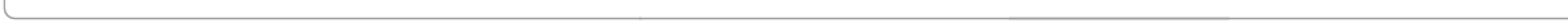
#> input picture addons/gdUnit4/src/update/assets/border_bottom.png, 1200 x 18 px (shown 2 times larger); its folder holds only this picture in this run
$ python board_preview.py ../../addons/gdUnit4/src/update/assets/border_bottom.png out.png
#> lines starting #> are read from the running program, lines starting #| are printed output that depends on the picture; after the words box and inside, x2 and y2 are one past the last pixel; in counts of white or black regions, pixels touching at a corner belong together
### tools/asset-pipeline/cutout.py
#!/usr/bin/env python3
"""Cut a generated image out of its background into an 8-bit+alpha PNG.

Post-work step between /asset-generate and placement under assets/art/ — art-bible
§8.1 keeps raws in art-source/, and units/structures must reach the runtime with a
real alpha channel (spec Format: "PNG 8-bit+alpha").

    python3 tools/asset-pipeline/cutout.py <src.png> <dst.png> [tol]

Requires numpy + Pillow (unlike comfyui_generate.py, which is stdlib-only).

How it works: flood-fills inward from the image border through pixels within `tol`
of the border colour. Deliberately NOT a global colour key — the fill is
connectivity-limited, so greys *inside* the subject (plating, panels, glass)
survive while only the surrounding field goes transparent.

★ THE BACKGROUND MUST CONTRAST WITH THE SUBJECT. Our structures are near-black
(#1B2130). A "pure black void background" render — which the art bible's stage
colour tempts you into prompting — is UNKEYABLE: subject and field share a value,
so the fill either stalls at the frame or floods through the building and eats it
(both verified on the HQ, 2026-08-18). Prompt a flat light-grey studio background
plus negatives `dark background, gradient background, vignette`; the dark stage
colour is applied in-engine and must never be baked into a sprite.

Gradient backgrounds also defeat this: a single-colour tolerance cannot cross one.
Neighbour-relative region growing walks gradients but then eats the dark subject —
force a FLAT background at generation time instead of post-processing around it.

Detached leftovers (cast shadows, stray props) can be dropped with
--largest-only; a shadow *touching* the subject is connected to it and will
survive, so re-roll the generation rather than attempting mask surgery.
"""
from __future__ import annotations

import argparse
import sys
from collections import deque

import numpy as np
from PIL import Image

# a keyable render's border field is a large fraction of the frame; below this the
# background probably does not contrast with the subject
MIN_BORDER_FRACTION = 0.15


def cutout(path: str, tol: int = 22, largest_only: bool = False,
           pockets: bool = False, deshadow: bool = False,
           ink_ratio: float = 0.5, sat_max: int = 40):
    """Return (RGBA image, background mask). Background pixels get alpha 0."""
    im = Image.open(path).convert("RGB")
    a = np.array(im).astype(np.int16)
    h, w, _ = a.shape

    ring = np.concatenate([a[0:6].reshape(-1, 3), a[-6:].reshape(-1, 3),
                           a[:, 0:6].reshape(-1, 3), a[:, -6:].reshape(-1, 3)])
    bg = np.median(ring, axis=0)
    near = np.abs(a - bg).max(axis=2) <= tol

    if near.mean() < MIN_BORDER_FRACTION:
        print(f"WARN {path}: only {near.mean() * 100:.0f}% of the frame matches the "
              f"border colour — the background may not contrast with the subject; "
              f"re-generate on a flat light background", file=sys.stderr)

    seen = np.zeros((h, w), bool)
    dq: deque = deque()

    def seed(y: int, x: int) -> None:
        if near[y, x] and not seen[y, x]:
            seen[y, x] = True
            dq.append((y, x))

    for x in range(w):
        seed(0, x)
        seed(h - 1, x)
    for y in range(h):
        seed(y, 0)
        seed(y, w - 1)

    walk = near
    if deshadow:
        walk = _shadow_walkable(a, bg, ink_ratio, sat_max)
        # re-seed: the relaxed field reaches border pixels the tight one skipped
        for x in range(w):
            _seed_into(walk, seen, dq, 0, x)
            _seed_into(walk, seen, dq, h - 1, x)
        for y in range(h):
            _seed_into(walk, seen, dq, y, 0)
            _seed_into(walk, seen, dq, y, w - 1)

    while dq:
        y, x = dq.popleft()
        for dy, dx in ((1, 0), (-1, 0), (0, 1), (0, -1)):
            ny, nx = y + dy, x + dx
            if 0 <= ny < h and 0 <= nx < w and walk[ny, nx] and not seen[ny, nx]:
                seen[ny, nx] = True
                dq.append((ny, nx))

    if pockets:
        seen |= _enclosed_pockets(walk, seen)

    alpha = np.where(seen, 0, 255).astype(np.uint8)
    rgba = np.dstack([a.astype(np.uint8), alpha])

    if largest_only:
        rgba = _keep_largest(rgba)

    return Image.fromarray(rgba, "RGBA"), seen


# [32 lines left out: functions _seed_into, _shadow_walkable, not called in this run]


def _enclosed_pockets(near: np.ndarray, seen: np.ndarray,
                      min_area: int = 24) -> np.ndarray:
    """Background-coloured regions the border fill could not reach.

    An infantry sprite encloses background between its legs and under its arms.
    Those pockets match the background colour but touch no frame edge, so the
    connectivity-limited border fill leaves them opaque — the sprite ships with a
    pale slab between its knees (verified on the first Trooper candidate,
    2026-08-19). Structures rarely enclose anything, which is why this went
    unnoticed through ASSET-001/005.

    Opt-in (`--pockets`), because the test is colour-only: a genuinely
    background-coloured area *inside* the subject is indistinguishable from a
    pocket. Safe for our units (mid-slate armour against a light-grey field);
    keep it off for anything with large pale interior panels.
    """
    pocket = near & ~seen
    if not pocket.any():
        return np.zeros_like(seen)
    try:
        from scipy import ndimage
        lab, n = ndimage.label(pocket)
        if not n:
            return np.zeros_like(seen)
        sizes = ndimage.sum(np.ones_like(lab), lab, range(1, n + 1))
        keep = {i + 1 for i, sz in enumerate(sizes) if sz >= min_area}
        out = np.isin(lab, list(keep)) if keep else np.zeros_like(seen)
    except ImportError:
        out = _label_pockets_bfs(pocket, min_area)
    if out.any():
        print(f"cleared {out.sum()} px of enclosed background pocket(s)")
    return out


# [24 lines left out: function _label_pockets_bfs, not called in this run]


def _keep_largest(rgba: np.ndarray) -> np.ndarray:
    """Drop every opaque blob but the biggest — kills detached shadows/props."""
    try:
        from scipy import ndimage
    except ImportError:
        print("WARN --largest-only needs scipy; skipping", file=sys.stderr)
        return rgba
    lab, n = ndimage.label(rgba[:, :, 3] > 0)
    if n > 1:
        sizes = ndimage.sum(np.ones_like(lab), lab, range(1, n + 1))
        main = int(np.argmax(sizes)) + 1
        rgba[:, :, 3] = np.where(lab == main, rgba[:, :, 3], 0)
        print(f"dropped {n - 1} detached fragment(s)")
    return rgba


def trim(img: Image.Image) -> Image.Image:
    """Crop to the opaque bounding box (sprite sheets want no dead margin)."""
    a = np.array(img)
    ys, xs = np.where(a[:, :, 3] > 0)
    if not len(ys):
        return img
    return img.crop((int(xs.min()), int(ys.min()), int(xs.max()) + 1, int(ys.max()) + 1))


# [33 lines left out: function main, not called in this run]


# [2 lines that do not run on import are left out]

### tools/asset-pipeline/board_preview.py
#!/usr/bin/env python3
"""Composite a generated asset onto the iso board at true sprite scale.

The review view that matters. A 1024x1024 hero render flatters everything — judge
a candidate there and you approve greeble that turns to mush and trim that vanishes
once the sprite is ~256px on a 128x64 tile. This cuts the candidate out, trims it,
scales it to a target width and drops it on a flat iso lattice in the stage colour,
which is what the player actually sees (art-bible §5.2 legibility, §8.3 author-large-
then-downscale).

    python3 tools/asset-pipeline/board_preview.py <src.png> <dst.png> [--width 256]

Requires numpy + Pillow (scipy optional, for --largest-only). Preview only — it
never writes into assets/.

Sizing: one tile is 128x64 (ASSET-006). A structure spanning 2 tiles is ~256px wide;
an infantry sprite is far smaller, so pass --width for the asset being judged rather
than trusting the default.
"""
from __future__ import annotations

import argparse
import os
import sys

from PIL import Image, ImageDraw

sys.path.insert(0, os.path.dirname(os.path.abspath(__file__)))
from cutout import cutout, trim  # noqa: E402

TILE_W, TILE_H = 128, 64
STAGE = (35, 42, 56)      # #232A38, the plain terrain tile
GRID_LINE = (52, 62, 82)  # a value-step up, matching the tile's edge treatment


def iso_lattice(width: int, height: int, cols: int, rows: int,
                origin_y: int) -> Image.Image:
    bg = Image.new("RGBA", (width, height), STAGE + (255,))
    d = ImageDraw.Draw(bg)
    ox = width // 2
    for r in range(rows):
        for c in range(cols):
            cx = ox + (c - r) * TILE_W // 2
            cy = origin_y + (c + r) * TILE_H // 2
            d.polygon([(cx, cy - TILE_H // 2), (cx + TILE_W // 2, cy),
                       (cx, cy + TILE_H // 2), (cx - TILE_W // 2, cy)],
                      outline=GRID_LINE + (255,))
    return bg


def preview(src: str, dst: str, target_w: int = 256, cols: int = 6, rows: int = 6,
            canvas=(900, 620), largest_only: bool = True) -> None:
    # units enclose background between their legs; always key those pockets
    img, _ = cutout(src, largest_only=largest_only, pockets=True)
    img = trim(img)
    scale = target_w / img.width
    img = img.resize((target_w, max(1, round(img.height * scale))), Image.LANCZOS)

    w, h = canvas
    bg = iso_lattice(w, h, cols, rows, origin_y=80)
    # ground-contact pivot (§8.4): the sprite's base sits on a tile centre
    bg.alpha_composite(img, (w // 2 - img.width // 2, 300 - img.height))
    bg.convert("RGB").save(dst)
    print(f"{dst}: sprite {img.width}x{img.height} on {TILE_W}x{TILE_H} tiles")


def main() -> None:
    p = argparse.ArgumentParser(description=__doc__,
                                formatter_class=argparse.RawDescriptionHelpFormatter)
    p.add_argument("src")
    p.add_argument("dst")
    p.add_argument("--width", type=int, default=256,
                   help="sprite width in px at board scale (default 256 = 2 tiles)")
    p.add_argument("--keep-fragments", action="store_true",
                   help="do not drop detached blobs (shows shadows/props as-is)")
    args = p.parse_args()
    preview(args.src, args.dst, args.width, largest_only=not args.keep_fragments)
#> in cutout, `im = Image.open(path).convert("RGB")`:
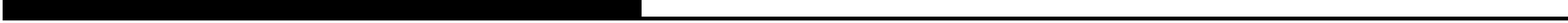
#> im: PIL image 1200x18 RGB (shown 2 times larger); values 158 (black) and 255 (white), 53.9% white; 1 black region, box (x1, y1, x2, y2) and area: (2, 0, 1200, 16) 9951
#> in cutout, `bg = np.median(ring, axis=0)`: bg = [255, 255, 255]
#> in _keep_largest, `lab, n = ndimage.label(rgba[:, :, 3] > 0)`: n = 1
#> in preview, `img, _ = cutout(src, largest_only=largest_only, pockets=True)`:
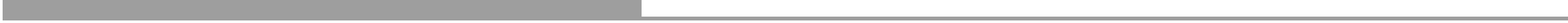
#> img: PIL image 1200x18 RGBA (shown 2 times larger); mean R, G, B, A 210.3, 210.3, 210.3, 117.5; transparent parts drawn white
#> in trim, `ys, xs = np.where(a[:, :, 3] > 0)`: ys = 9951 values from 0 to 15; xs = 9951 values, max 1199 at index 7554, min 2 at index 0, mean 374
#> in trim, `return img.crop((int(xs.min()), int(ys.min()), int(xs.max()) + 1, int(..`:
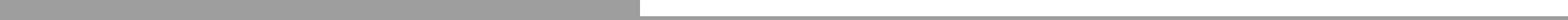
#> returned value: PIL image 1198x16 RGBA (shown 2 times larger); mean R, G, B, A 204.6, 204.6, 204.6, 132.4; transparent parts drawn white
#> in iso_lattice, `bg = Image.new("RGBA", (width, height), STAGE + (255,))`:
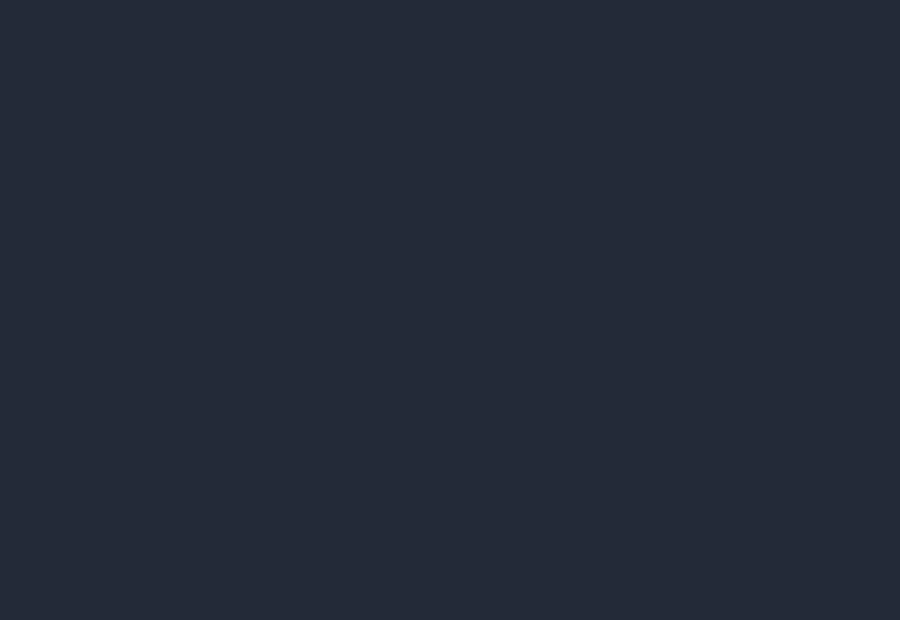
#> bg: PIL image 900x620 RGBA; mean R, G, B, A 35, 42, 56, 255
#| out.png: sprite 256x3 on 128x64 tiles


if __name__ == "__main__":
    main()

$ run again, on addons/gdUnit4/src/update/assets/border_top.png
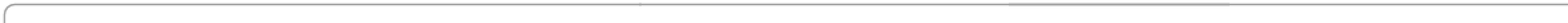
#> input picture addons/gdUnit4/src/update/assets/border_top.png, 1200 x 18 px (shown 2 times larger)
#> in cutout, `im = Image.open(path).convert("RGB")`:
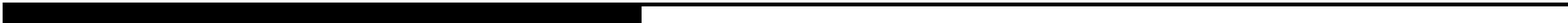
#> im: PIL image 1200x18 RGB (shown 2 times larger); values 158 (black) and 255 (white), 53.9% white; 1 black region, box (x1, y1, x2, y2) and area: (2, 2, 1200, 18) 9951
#> in cutout, `bg = np.median(ring, axis=0)`: bg = [255, 255, 255]
#> n = 1
#> ys = 9951 values from 2 to 17; xs = 9951 values, max 1199 at index 1197, min 2 at index 0, mean 374
#> in trim, `return img.crop((int(xs.min()), int(ys.min()), int(xs.max()) + 1, int(..`:
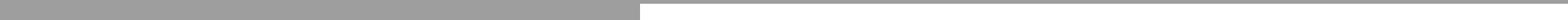
#> returned value: PIL image 1198x16 RGBA (shown 2 times larger); mean R, G, B, A 204.6, 204.6, 204.6, 132.4; transparent parts drawn white
#| out.png: sprite 256x3 on 128x64 tiles
